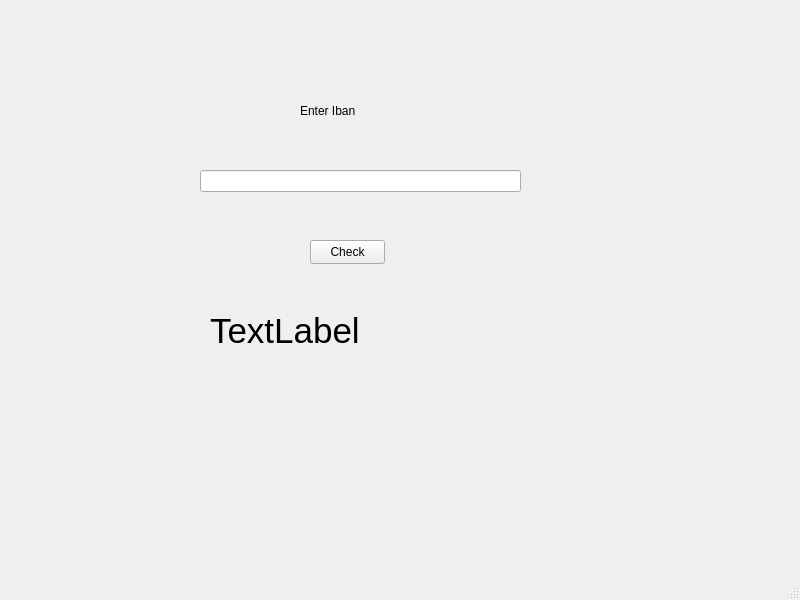
<?xml version="1.0" encoding="UTF-8"?>
<ui version="4.0">
 <class>MainWindow</class>
 <widget class="QMainWindow" name="MainWindow">
  <property name="geometry">
   <rect>
    <x>0</x>
    <y>0</y>
    <width>800</width>
    <height>600</height>
   </rect>
  </property>
  <property name="windowTitle">
   <string>MainWindow</string>
  </property>
  <widget class="QWidget" name="centralwidget">
   <widget class="QPushButton" name="pushButton">
    <property name="geometry">
     <rect>
      <x>310</x>
      <y>240</y>
      <width>75</width>
      <height>24</height>
     </rect>
    </property>
    <property name="text">
     <string>Check</string>
    </property>
   </widget>
   <widget class="QLineEdit" name="lineEdit">
    <property name="geometry">
     <rect>
      <x>200</x>
      <y>170</y>
      <width>321</width>
      <height>22</height>
     </rect>
    </property>
   </widget>
   <widget class="QLabel" name="label">
    <property name="geometry">
     <rect>
      <x>300</x>
      <y>100</y>
      <width>121</width>
      <height>21</height>
     </rect>
    </property>
    <property name="text">
     <string>Enter Iban</string>
    </property>
   </widget>
   <widget class="QLabel" name="res">
    <property name="geometry">
     <rect>
      <x>210</x>
      <y>310</y>
      <width>301</width>
      <height>41</height>
     </rect>
    </property>
    <property name="font">
     <font>
      <pointsize>26</pointsize>
     </font>
    </property>
    <property name="text">
     <string>TextLabel</string>
    </property>
   </widget>
  </widget>
  <widget class="QMenuBar" name="menubar">
   <property name="geometry">
    <rect>
     <x>0</x>
     <y>0</y>
     <width>800</width>
     <height>22</height>
    </rect>
   </property>
  </widget>
  <widget class="QStatusBar" name="statusbar"/>
 </widget>
 <resources/>
 <connections/>
</ui>
